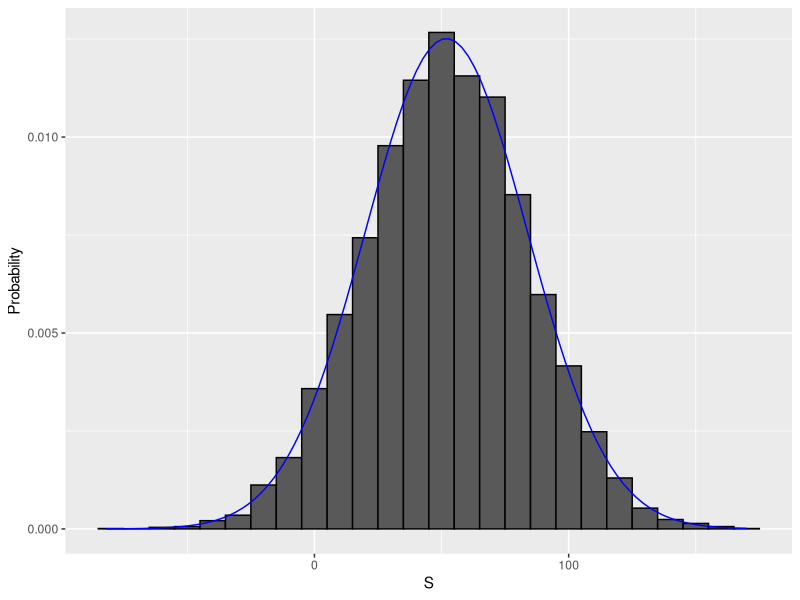

Here is the R script that generated this plot:
# Monte Carlo  simulation : Chance of casino losing money on roulette

#sampling model 1: define urn, then sample
color <- rep(c("Black", "Red", "Green"), c(18, 18, 2)) # define the urn for the sampling model
n <- 1000
X <- sample(ifelse(color == "Red", -1, 1), n, replace = TRUE) # 1000 draws from urn, -1 if red, else +1
X[1:10] # first 10 outcomes

# sampling model 2: define urn inside sample function by noting probabilities
x <- sample(c(-1,1), n, replace = TRUE, prob = c(9/19, 10/19)) # 1000 independent draws
S <- sum(x) # total winnings = sum of draws
S

#Monte carlo simulation to estimate probability of the csino losing money
n <- 1000 # number of roulette players
B <- 10000 # number of Monte Carlo experiments
S <- replicate(B, {
  X <- sample(c(-1,1), n, replace = TRUE, prob = c(9/19, 10/19)) # simulate 1000 roulette spins
  sum(X) # determine total profit
})

mean(S < 0) # probability of the casino losing money

library(tidyverse)

s <- seq(min(S), max(S), length = 100) # sequence of 100 values across range of S
normal_density <- data.frame(s = s, f = dnorm(s, mean(S), sd(S))) # generate normal density for S
data.frame (S=S) %>% # make data frame of S for histogram
  ggplot(aes(S, ..density..)) +
  geom_histogram(color = "black", binwidth = 10)+
  ylab("Probability") +
  geom_line(data = normal_density, mapping = aes(s, f), color = "blue")
